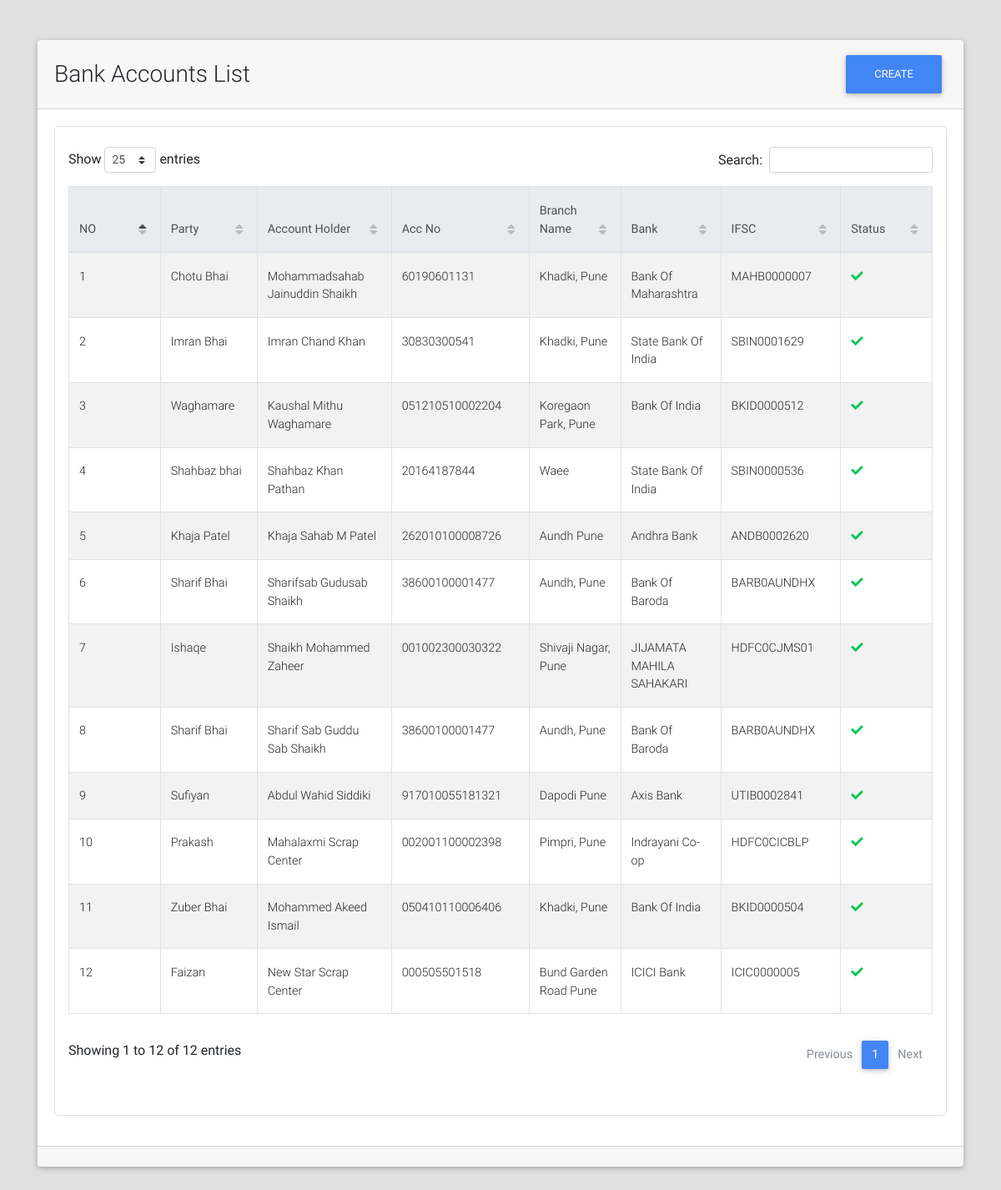
The app's page /bank_accounts/list/ with its own data.
### bank_accounts/models.py (models this page shows, shortened)
class BankAccount(models.Model):
    party = models.ForeignKey("parties.Party", on_delete=models.CASCADE)
    amount_limit = models.DecimalField(max_digits=9, decimal_places=2, default=Decimal(1000000), editable=False)
    account_holder = models.CharField(max_length=128)
    acc_no = models.CharField(max_length=32)
    ifsc_code = models.CharField(max_length=11, validators=[MinLengthValidator(limit_value=11)])
    bank_name = models.CharField(max_length=64)
    branch_name = models.CharField(max_length=64, blank=True)
    is_active = models.BooleanField(default=True)

### parties/models.py (models this page shows, shortened)
class Party(models.Model):
    RATE_TYPE_CHOICES = (("GR", "Group Rate"), ("IR", "Individual Rate"))
    rate_type = models.CharField(max_length=2, choices=RATE_TYPE_CHOICES)
    rate_group = models.ForeignKey("rates.RateGroup", on_delete=models.PROTECT, blank=True, null=True)
    name = models.CharField(max_length=128)
    party_code = models.CharField(max_length=32, blank=True)
    address = models.TextField(blank=True)
    phone = models.CharField(max_length=13)
    whatsapp = models.CharField(max_length=13, blank=True)
    email = models.EmailField(blank=True, null=True)
    extra_info = models.TextField(blank=True)
    is_wallet_party = models.BooleanField(default=False)
    is_active = models.BooleanField(default=True)
    @property
    def get_display_text(self):
        return self.name
    class Meta:
        verbose_name = "Party"
        verbose_name_plural = "Parties"

### bank_accounts/views.py (the view)
class BankAccListView(ListView, LoginRequiredMixin):
    template_name = "bank_accounts/list.html"
    model = BankAccount
    context_object_name = "bank_accounts"
    ordering = "-id"

### portal/templates/bank_accounts/list.html (shortened to what this page needs)
{% extends "portal/base.html" %}
{% load crispy_forms_tags %}
{% load static %}
{% block custom_links %}
    <link href="{% static "css/addons/datatables.min.css" %}" rel="stylesheet">
    <link href="{% static "css/addons/datatables-select.min.css" %}" rel="stylesheet">
{% endblock %}
{% block content %}
    <br><br>
    <div class="container">
        <div class="card">
            <div class="card-header">
                <div class="row">
                    <div class="col-lg-9 m-auto">
                        <h3 class="m-auto">Bank Accounts List</h3>
                    </div>
                    <div class="col-lg-3">
                        <a class="float-right" href="{% url "bank_accounts:add" %}"><button class="btn btn-primary">Create</button></a>
                    </div>
                </div>
            </div>
            <div class="card-body">
                 <div class="table p-3 border" style="border-radius: 5px">
                     <table id="dt-basic-checkbox" class="table table-striped table-bordered" cellspacing="0" width="100%">
                         <thead class="thead-light">
                            <th class="th-sm">NO</th>
                            <th class="th-sm">Party</th>
                            <th class="th-sm">Account Holder</th>
                            <th class="th-sm">Acc No</th>
                            <th class="th-sm">Branch Name</th>
                            <th class="th-sm">Bank</th>
                            <th class="th-sm">IFSC</th>
                            <th class="th-sm">Status</th>
                         </thead>
                         <tbody>
                             {% if bank_accounts %}
                                 {% for bank_account in bank_accounts %}
                                     <tr>
                                        <td>{{ forloop.counter }}</td>
                                        <td>{{ bank_account.party.get_display_text }}</td>
                                        <td>{{ bank_account.account_holder }}</td>
                                        <td>{{ bank_account.acc_no }}</td>
                                        <td>{{ bank_account.branch_name }}</td>
                                        <td>{{ bank_account.bank_name }}</td>
                                        <td>{{ bank_account.ifsc_code }}</td>
                                        <td>
                                            {% if bank_account.is_active %}
                                                <i class="fa fa-check text-success"></i>
                                            {% else %}
                                                <i class="fa fa-times text-danger"></i>
                                            {% endif %}
                                        </td>
                                     </tr>
                                 {% endfor %}
                             {% else %}
                                 <span class="text-black-50 font-weight-bold">No Bank_Accounts Found</span>
                             {% endif %}
                         </tbody>
                    </table>
                 </div>
            </div>
            <div class="card-footer">
            </div>
        </div>
    </div>
{% endblock %}

### records on screen
BankAccount: party.get_display_text "Chotu Bhai", account_holder "Mohammadsahab Jainuddin Shaikh", acc_no "60190601131", branch_name "Khadki, Pune", bank_name "Bank Of Maharashtra", ifsc_code "MAHB0000007", is_active True (drawn)
BankAccount: party.get_display_text "Imran Bhai", account_holder "Imran Chand Khan", acc_no "30830300541", branch_name "Khadki, Pune", bank_name "State Bank Of India", ifsc_code "SBIN0001629", is_active True (drawn)
BankAccount: party.get_display_text "Waghamare", account_holder "Kaushal Mithu Waghamare", acc_no "051210510002204", branch_name "Koregaon Park, Pune", bank_name "Bank Of India", ifsc_code "BKID0000512", is_active True (drawn)
BankAccount: party.get_display_text "Shahbaz bhai", account_holder "Shahbaz Khan Pathan", acc_no "20164187844", branch_name "Waee", bank_name "State Bank Of India", ifsc_code "SBIN0000536", is_active True (drawn)
BankAccount: party.get_display_text "Khaja Patel", account_holder "Khaja Sahab M Patel", acc_no "262010100008726", branch_name "Aundh Pune", bank_name "Andhra Bank", ifsc_code "ANDB0002620", is_active True (drawn)
BankAccount: party.get_display_text "Sharif Bhai", account_holder "Sharifsab Gudusab Shaikh", acc_no "38600100001477", branch_name "Aundh, Pune", bank_name "Bank Of Baroda", ifsc_code "BARB0AUNDHX", is_active True (drawn)
BankAccount: party.get_display_text "Ishaqe", account_holder "Shaikh Mohammed Zaheer", acc_no "001002300030322", branch_name "Shivaji Nagar, Pune", bank_name "JIJAMATA MAHILA SAHAKARI", ifsc_code "HDFC0CJMS01", is_active True (drawn)
BankAccount: party.get_display_text "Sharif Bhai", account_holder "Sharif Sab Guddu Sab Shaikh", acc_no "38600100001477", branch_name "Aundh, Pune", bank_name "Bank Of Baroda", ifsc_code "BARB0AUNDHX", is_active True (drawn)
BankAccount: party.get_display_text "Sufiyan", account_holder "Abdul Wahid Siddiki", acc_no "917010055181321", branch_name "Dapodi Pune", bank_name "Axis Bank", ifsc_code "UTIB0002841", is_active True (drawn)
BankAccount: party.get_display_text "Prakash", account_holder "Mahalaxmi Scrap Center", acc_no "002001100002398", branch_name "Pimpri, Pune", bank_name "Indrayani Co-op", ifsc_code "HDFC0CICBLP", is_active True (drawn)
BankAccount: party.get_display_text "Zuber Bhai", account_holder "Mohammed Akeed Ismail", acc_no "050410110006406", branch_name "Khadki, Pune", bank_name "Bank Of India", ifsc_code "BKID0000504", is_active True (drawn)
BankAccount: party.get_display_text "Faizan", account_holder "New Star Scrap Center", acc_no "000505501518", branch_name "Bund Garden Road Pune", bank_name "ICICI Bank", ifsc_code "ICIC0000005", is_active True (drawn)
